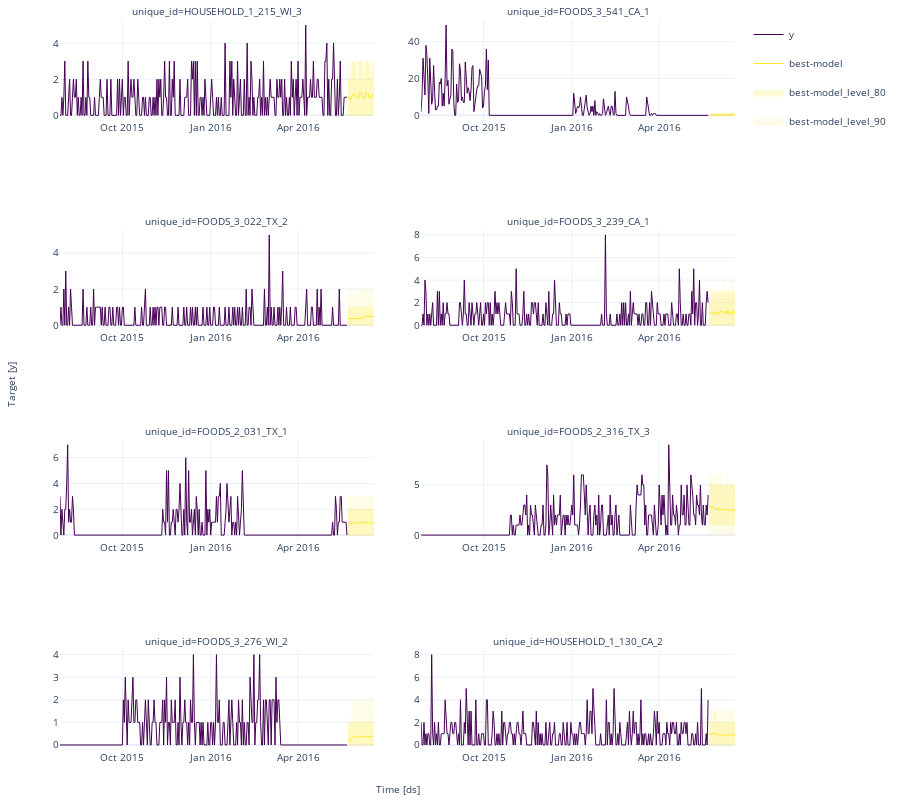

The cell this chart's notebook holds for it:
### Markdown cell above
We can plot model we selected for each series using the `plot_series` function.

### Code cell
plot_series(Y_df, forecast, level = [80,90], max_insample_length=300, engine='plotly')

### Figure 1 — Plotly figure (JSON) as saved in the notebook; plotly's stock layout.template omitted (floating-point values rounded to 4 significant figures; data arrays with more than 128 entries replaced by an {"elided": "..."} marker saying what was removed)
{"data": [{"legendgroup": "y", "line": {"color": "#440154", "width": 1}, "mode": "lines", "name": "y", "showlegend": true, "type": "scatter", "x": {"elided": "328 str values"}, "xaxis": "x", "y": {"elided": "328 int values"}, "yaxis": "y"}, {"legendgroup": "best-model", "line": {"color": "#fde725", "width": 1}, "mode": "lines", "name": "best-model", "showlegend": true, "type": "scatter", "x": {"elided": "328 str values"}, "xaxis": "x", "y": {"elided": "328 float values"}, "yaxis": "y"}, {"fill": "toself", "fillcolor": "#fde725", "legendgroup": "best-model_level_80", "line": {"color": "#fde725", "width": 1}, "mode": "lines", "name": "best-model_level_80", "opacity": 0.2, "showlegend": true, "type": "scatter", "x": {"elided": "656 str values"}, "xaxis": "x", "y": {"elided": "656 int values"}, "yaxis": "y"}, {"fill": "toself", "fillcolor": "#fde725", "legendgroup": "best-model_level_90", "line": {"color": "#fde725", "width": 1}, "mode": "lines", "name": "best-model_level_90", "opacity": 0.1, "showlegend": true, "type": "scatter", "x": {"elided": "656 str values"}, "xaxis": "x", "y": {"elided": "656 int values"}, "yaxis": "y"}, {"legendgroup": "y", "line": {"color": "#440154", "width": 1}, "mode": "lines", "name": "y", "showlegend": false, "type": "scatter", "x": {"elided": "328 str values"}, "xaxis": "x2", "y": {"elided": "328 int values"}, "yaxis": "y2"}, {"legendgroup": "best-model", "line": {"color": "#fde725", "width": 1}, "mode": "lines", "name": "best-model", "showlegend": false, "type": "scatter", "x": {"elided": "328 str values"}, "xaxis": "x2", "y": {"elided": "328 float values"}, "yaxis": "y2"}, {"fill": "toself", "fillcolor": "#fde725", "legendgroup": "best-model_level_80", "line": {"color": "#fde725", "width": 1}, "mode": "lines", "name": "best-model_level_80", "opacity": 0.2, "showlegend": false, "type": "scatter", "x": {"elided": "656 str values"}, "xaxis": "x2", "y": {"elided": "656 int values"}, "yaxis": "y2"}, {"fill": "toself", "fillcolor": "#fde725", "legendgroup": "best-model_level_90", "line": {"color": "#fde725", "width": 1}, "mode": "lines", "name": "best-model_level_90", "opacity": 0.1, "showlegend": false, "type": "scatter", "x": {"elided": "656 str values"}, "xaxis": "x2", "y": {"elided": "656 float values"}, "yaxis": "y2"}, {"legendgroup": "y", "line": {"color": "#440154", "width": 1}, "mode": "lines", "name": "y", "showlegend": false, "type": "scatter", "x": {"elided": "328 str values"}, "xaxis": "x3", "y": {"elided": "328 int values"}, "yaxis": "y3"}, {"legendgroup": "best-model", "line": {"color": "#fde725", "width": 1}, "mode": "lines", "name": "best-model", "showlegend": false, "type": "scatter", "x": {"elided": "328 str values"}, "xaxis": "x3", "y": {"elided": "328 float values"}, "yaxis": "y3"}, {"fill": "toself", "fillcolor": "#fde725", "legendgroup": "best-model_level_80", "line": {"color": "#fde725", "width": 1}, "mode": "lines", "name": "best-model_level_80", "opacity": 0.2, "showlegend": false, "type": "scatter", "x": {"elided": "656 str values"}, "xaxis": "x3", "y": {"elided": "656 float values"}, "yaxis": "y3"}, {"fill": "toself", "fillcolor": "#fde725", "legendgroup": "best-model_level_90", "line": {"color": "#fde725", "width": 1}, "mode": "lines", "name": "best-model_level_90", "opacity": 0.1, "showlegend": false, "type": "scatter", "x": {"elided": "656 str values"}, "xaxis": "x3", "y": {"elided": "656 float values"}, "yaxis": "y3"}, {"legendgroup": "y", "line": {"color": "#440154", "width": 1}, "mode": "lines", "name": "y", "showlegend": false, "type": "scatter", "x": {"elided": "328 str values"}, "xaxis": "x4", "y": {"elided": "328 int values"}, "yaxis": "y4"}, {"legendgroup": "best-model", "line": {"color": "#fde725", "width": 1}, "mode": "lines", "name": "best-model", "showlegend": false, "type": "scatter", "x": {"elided": "328 str values"}, "xaxis": "x4", "y": {"elided": "328 float values"}, "yaxis": "y4"}, {"fill": "toself", "fillcolor": "#fde725", "legendgroup": "best-model_level_80", "line": {"color": "#fde725", "width": 1}, "mode": "lines", "name": "best-model_level_80", "opacity": 0.2, "showlegend": false, "type": "scatter", "x": {"elided": "656 str values"}, "xaxis": "x4", "y": {"elided": "656 float values"}, "yaxis": "y4"}, {"fill": "toself", "fillcolor": "#fde725", "legendgroup": "best-model_level_90", "line": {"color": "#fde725", "width": 1}, "mode": "lines", "name": "best-model_level_90", "opacity": 0.1, "showlegend": false, "type": "scatter", "x": {"elided": "656 str values"}, "xaxis": "x4", "y": {"elided": "656 float values"}, "yaxis": "y4"}, {"legendgroup": "y", "line": {"color": "#440154", "width": 1}, "mode": "lines", "name": "y", "showlegend": false, "type": "scatter", "x": {"elided": "328 str values"}, "xaxis": "x5", "y": {"elided": "328 int values"}, "yaxis": "y5"}, {"legendgroup": "best-model", "line": {"color": "#fde725", "width": 1}, "mode": "lines", "name": "best-model", "showlegend": false, "type": "scatter", "x": {"elided": "328 str values"}, "xaxis": "x5", "y": {"elided": "328 float values"}, "yaxis": "y5"}, {"fill": "toself", "fillcolor": "#fde725", "legendgroup": "best-model_level_80", "line": {"color": "#fde725", "width": 1}, "mode": "lines", "name": "best-model_level_80", "opacity": 0.2, "showlegend": false, "type": "scatter", "x": {"elided": "656 str values"}, "xaxis": "x5", "y": {"elided": "656 int values"}, "yaxis": "y5"}, {"fill": "toself", "fillcolor": "#fde725", "legendgroup": "best-model_level_90", "line": {"color": "#fde725", "width": 1}, "mode": "lines", "name": "best-model_level_90", "opacity": 0.1, "showlegend": false, "type": "scatter", "x": {"elided": "656 str values"}, "xaxis": "x5", "y": {"elided": "656 int values"}, "yaxis": "y5"}, {"legendgroup": "y", "line": {"color": "#440154", "width": 1}, "mode": "lines", "name": "y", "showlegend": false, "type": "scatter", "x": {"elided": "328 str values"}, "xaxis": "x6", "y": {"elided": "328 int values"}, "yaxis": "y6"}, {"legendgroup": "best-model", "line": {"color": "#fde725", "width": 1}, "mode": "lines", "name": "best-model", "showlegend": false, "type": "scatter", "x": {"elided": "328 str values"}, "xaxis": "x6", "y": {"elided": "328 float values"}, "yaxis": "y6"}, {"fill": "toself", "fillcolor": "#fde725", "legendgroup": "best-model_level_80", "line": {"color": "#fde725", "width": 1}, "mode": "lines", "name": "best-model_level_80", "opacity": 0.2, "showlegend": false, "type": "scatter", "x": {"elided": "656 str values"}, "xaxis": "x6", "y": {"elided": "656 float values"}, "yaxis": "y6"}, {"fill": "toself", "fillcolor": "#fde725", "legendgroup": "best-model_level_90", "line": {"color": "#fde725", "width": 1}, "mode": "lines", "name": "best-model_level_90", "opacity": 0.1, "showlegend": false, "type": "scatter", "x": {"elided": "656 str values"}, "xaxis": "x6", "y": {"elided": "656 int values"}, "yaxis": "y6"}, {"legendgroup": "y", "line": {"color": "#440154", "width": 1}, "mode": "lines", "name": "y", "showlegend": false, "type": "scatter", "x": {"elided": "328 str values"}, "xaxis": "x7", "y": {"elided": "328 int values"}, "yaxis": "y7"}, {"legendgroup": "best-model", "line": {"color": "#fde725", "width": 1}, "mode": "lines", "name": "best-model", "showlegend": false, "type": "scatter", "x": {"elided": "328 str values"}, "xaxis": "x7", "y": {"elided": "328 float values"}, "yaxis": "y7"}, {"fill": "toself", "fillcolor": "#fde725", "legendgroup": "best-model_level_80", "line": {"color": "#fde725", "width": 1}, "mode": "lines", "name": "best-model_level_80", "opacity": 0.2, "showlegend": false, "type": "scatter", "x": {"elided": "656 str values"}, "xaxis": "x7", "y": {"elided": "656 int values"}, "yaxis": "y7"}, {"fill": "toself", "fillcolor": "#fde725", "legendgroup": "best-model_level_90", "line": {"color": "#fde725", "width": 1}, "mode": "lines", "name": "best-model_level_90", "opacity": 0.1, "showlegend": false, "type": "scatter", "x": {"elided": "656 str values"}, "xaxis": "x7", "y": {"elided": "656 int values"}, "yaxis": "y7"}, {"legendgroup": "y", "line": {"color": "#440154", "width": 1}, "mode": "lines", "name": "y", "showlegend": false, "type": "scatter", "x": {"elided": "328 str values"}, "xaxis": "x8", "y": {"elided": "328 int values"}, "yaxis": "y8"}, {"legendgroup": "best-model", "line": {"color": "#fde725", "width": 1}, "mode": "lines", "name": "best-model", "showlegend": false, "type": "scatter", "x": {"elided": "328 str values"}, "xaxis": "x8", "y": {"elided": "328 float values"}, "yaxis": "y8"}, {"fill": "toself", "fillcolor": "#fde725", "legendgroup": "best-model_level_80", "line": {"color": "#fde725", "width": 1}, "mode": "lines", "name": "best-model_level_80", "opacity": 0.2, "showlegend": false, "type": "scatter", "x": {"elided": "656 str values"}, "xaxis": "x8", "y": {"elided": "656 int values"}, "yaxis": "y8"}, {"fill": "toself", "fillcolor": "#fde725", "legendgroup": "best-model_level_90", "line": {"color": "#fde725", "width": 1}, "mode": "lines", "name": "best-model_level_90", "opacity": 0.1, "showlegend": false, "type": "scatter", "x": {"elided": "656 str values"}, "xaxis": "x8", "y": {"elided": "656 int values"}, "yaxis": "y8"}], "layout": {"annotations": [{"font": {"size": 10}, "showarrow": false, "text": "unique_id=HOUSEHOLD_1_215_WI_3", "x": 0.2325, "xanchor": "center", "xref": "paper", "y": 1, "yanchor": "bottom", "yref": "paper"}, {"font": {"size": 10}, "showarrow": false, "text": "unique_id=FOODS_3_541_CA_1", "x": 0.7675, "xanchor": "center", "xref": "paper", "y": 1, "yanchor": "bottom", "yref": "paper"}, {"font": {"size": 10}, "showarrow": false, "text": "unique_id=FOODS_3_022_TX_2", "x": 0.2325, "xanchor": "center", "xref": "paper", "y": 0.7125, "yanchor": "bottom", "yref": "paper"}, {"font": {"size": 10}, "showarrow": false, "text": "unique_id=FOODS_3_239_CA_1", "x": 0.7675, "xanchor": "center", "xref": "paper", "y": 0.7125, "yanchor": "bottom", "yref": "paper"}, {"font": {"size": 10}, "showarrow": false, "text": "unique_id=FOODS_2_031_TX_1", "x": 0.2325, "xanchor": "center", "xref": "paper", "y": 0.425, "yanchor": "bottom", "yref": "paper"}, {"font": {"size": 10}, "showarrow": false, "text": "unique_id=FOODS_2_316_TX_3", "x": 0.7675, "xanchor": "center", "xref": "paper", "y": 0.425, "yanchor": "bottom", "yref": "paper"}, {"font": {"size": 10}, "showarrow": false, "text": "unique_id=FOODS_3_276_WI_2", "x": 0.2325, "xanchor": "center", "xref": "paper", "y": 0.1375, "yanchor": "bottom", "yref": "paper"}, {"font": {"size": 10}, "showarrow": false, "text": "unique_id=HOUSEHOLD_1_130_CA_2", "x": 0.7675, "xanchor": "center", "xref": "paper", "y": 0.1375, "yanchor": "bottom", "yref": "paper"}, {"font": {"size": 10}, "showarrow": false, "text": "Time [ds]", "x": 0.5, "xanchor": "center", "xref": "paper", "y": 0, "yanchor": "top", "yref": "paper", "yshift": -30}, {"font": {"size": 10}, "showarrow": false, "text": "Target [y]", "textangle": -90, "x": 0, "xanchor": "right", "xref": "paper", "xshift": -40, "y": 0.5, "yanchor": "middle", "yref": "paper"}], "autosize": true, "font": {"size": 10}, "height": 800, "margin": {"b": 50, "l": 60, "r": 10, "t": 20}, "xaxis": {"anchor": "y", "domain": [0, 0.465], "showticklabels": true, "visible": true}, "xaxis2": {"anchor": "y2", "domain": [0.535, 1.0], "showticklabels": true, "visible": true}, "xaxis3": {"anchor": "y3", "domain": [0, 0.465], "showticklabels": true, "visible": true}, "xaxis4": {"anchor": "y4", "domain": [0.535, 1.0], "showticklabels": true, "visible": true}, "xaxis5": {"anchor": "y5", "domain": [0, 0.465], "showticklabels": true, "visible": true}, "xaxis6": {"anchor": "y6", "domain": [0.535, 1.0], "showticklabels": true, "visible": true}, "xaxis7": {"anchor": "y7", "domain": [0, 0.465], "showticklabels": true, "visible": true}, "xaxis8": {"anchor": "y8", "domain": [0.535, 1.0], "showticklabels": true, "visible": true}, "yaxis": {"anchor": "x", "domain": [0.8625, 1]}, "yaxis2": {"anchor": "x2", "domain": [0.8625, 1]}, "yaxis3": {"anchor": "x3", "domain": [0.575, 0.7125]}, "yaxis4": {"anchor": "x4", "domain": [0.575, 0.7125]}, "yaxis5": {"anchor": "x5", "domain": [0.2875, 0.425]}, "yaxis6": {"anchor": "x6", "domain": [0.2875, 0.425]}, "yaxis7": {"anchor": "x7", "domain": [0, 0.1375]}, "yaxis8": {"anchor": "x8", "domain": [0, 0.1375]}}}
